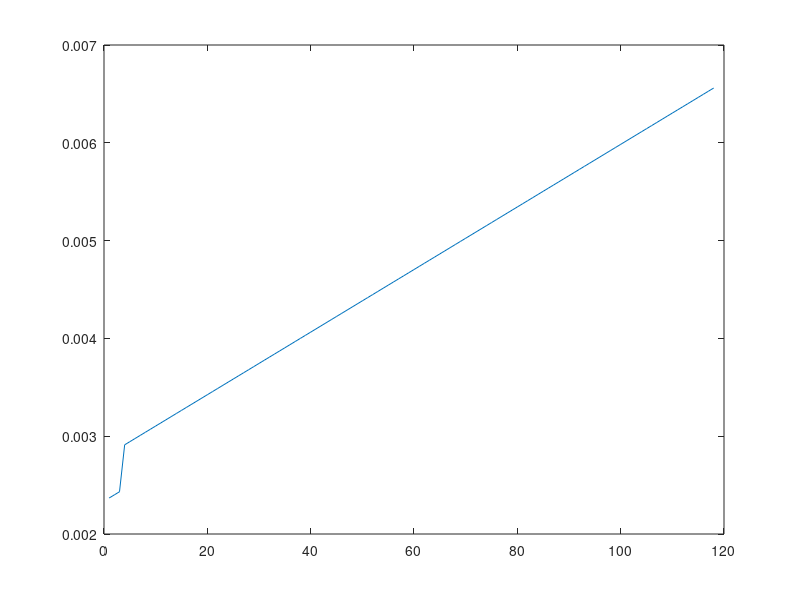

Source code (MATLAB):
function [result] = AnalyticalModel()
% Constants (in Byte)
LPhy     = 6; % Length of the PHY header
LMac_Hdr = 3; % Length of the MAC header
LMac_Ftr = 2; % Length of the MAC footer

% Variables
TS       = 0.000016;   % Slot length (in seconds)
LAddress = 4;          % Length of the MAC address info field (in byte)
BoSlots  = 3.5;        % Number of back off slots
RData    = 250 * 1000; % Raw data rate (Bit per second)

% Delays %

TTa      = @(TS) 12 * TS; % Tournaround time
LIFS     = @(TS) 40 * TS; % Long inter frame space
SIFS     = @(TS) 12 * TS; % Short inter frame space
TBoSlots = @(TS) 20 * TS; % Time for a back off slot

function y = checkSize(x, LAddress)
    if (LMac_Hdr + LAddress + x + LMac_Ftr > 127)
        y = NaN;
    else
        y = 1;
    end
end

% Frame delay
TFrame = @(x, RData, LAddress) 8 ...
    * (LPhy + LMac_Hdr + LAddress + x + LMac_Ftr) / RData;

% Acknowledgement delay
TAck = @(RData) 8 * (LPhy + LMac_Hdr + LMac_Ftr) / RData;

% Back off period delay
TBo = BoSlots * TBoSlots(TS);

% Inter frame space delay
function y = TIfs(x, TS, LAddress)
    if (LPhy + LMac_Hdr + LAddress + x + LMac_Ftr <= 18) % CHECKEN! (ist nur geraten)
        y = SIFS(TS);
    else
        y = LIFS(TS);
    end
end

% Delay in total
delay = @(x, RData, TS, LAddress) (TBo + TFrame(x, RData, LAddress)...
    + TTa(TS) + TAck(RData) + TIfs(x, TS, LAddress))...
    * checkSize(x, LAddress);

% Throughput
TP = @(x, RData, TS, LAddress) 8 * x / delay(x, RData, TS, LAddress);

% Bandwidth efficiency
efficiency = @(x, RData, TS, LAddress) TP(x, RData, TS, LAddress)/RData;

intEnd = 120;
result = zeros(1, intEnd);
for i = 1:1:intEnd
    result(i) = delay(i, RData, TS, LAddress);
end
TP (100, RData, TS, LAddress)
plot(1:1:intEnd, result)
end